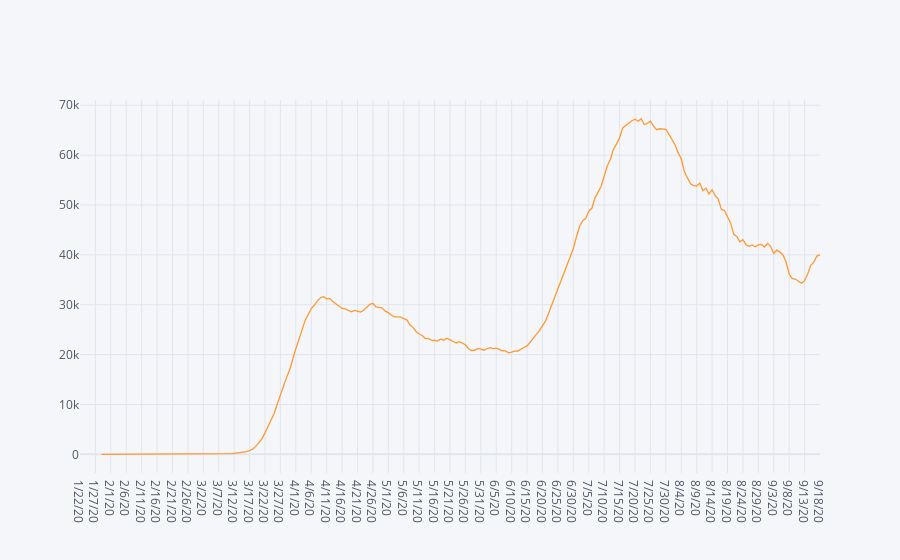

Notebook code cell kept with this figure:
### Code cell
# U.S. daily incident case numbers

df.groupby("Country_Region")[date_cols].sum().T.diff().rolling(7).mean().iplot()

### Figure 1 — Plotly figure (JSON) as saved in the notebook; plotly's stock layout.template omitted (floating-point values rounded to 4 significant figures; data arrays with more than 128 entries replaced by an {"elided": "..."} marker saying what was removed)
{"data": [{"line": {"color": "rgba(255, 153, 51, 1.0)", "dash": "solid", "shape": "linear", "width": 1.3}, "mode": "lines", "name": "US", "text": "", "type": "scatter", "x": {"elided": "241 str values"}, "y": {"elided": "241 mixed values"}}], "layout": {"legend": {"bgcolor": "#F5F6F9", "font": {"color": "#4D5663"}}, "paper_bgcolor": "#F5F6F9", "plot_bgcolor": "#F5F6F9", "title": {"font": {"color": "#4D5663"}}, "xaxis": {"gridcolor": "#E1E5ED", "showgrid": true, "tickfont": {"color": "#4D5663"}, "title": {"font": {"color": "#4D5663"}, "text": ""}, "zerolinecolor": "#E1E5ED"}, "yaxis": {"gridcolor": "#E1E5ED", "showgrid": true, "tickfont": {"color": "#4D5663"}, "title": {"font": {"color": "#4D5663"}, "text": ""}, "zerolinecolor": "#E1E5ED"}}}
